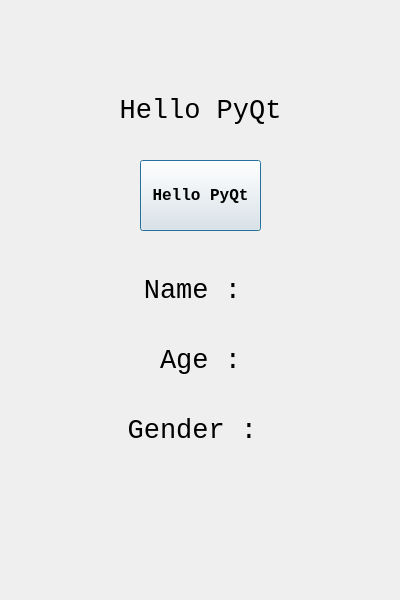
<?xml version="1.0" encoding="UTF-8"?>
<ui version="4.0">
 <class>PyQtMVC</class>
 <widget class="QDialog" name="PyQtMVC">
  <property name="geometry">
   <rect>
    <x>0</x>
    <y>0</y>
    <width>400</width>
    <height>600</height>
   </rect>
  </property>
  <property name="contextMenuPolicy">
   <enum>Qt::DefaultContextMenu</enum>
  </property>
  <property name="windowTitle">
   <string>PyQtMVC</string>
  </property>
  <widget class="QPushButton" name="btn_PyQt">
   <property name="geometry">
    <rect>
     <x>140</x>
     <y>160</y>
     <width>121</width>
     <height>71</height>
    </rect>
   </property>
   <property name="font">
    <font>
     <family>Consolas</family>
     <pointsize>12</pointsize>
     <weight>75</weight>
     <bold>true</bold>
    </font>
   </property>
   <property name="text">
    <string>Hello PyQt</string>
   </property>
  </widget>
  <widget class="QLabel" name="lbl_PyQt">
   <property name="geometry">
    <rect>
     <x>70</x>
     <y>80</y>
     <width>261</width>
     <height>61</height>
    </rect>
   </property>
   <property name="font">
    <font>
     <family>Consolas</family>
     <pointsize>20</pointsize>
    </font>
   </property>
   <property name="text">
    <string>Hello PyQt</string>
   </property>
   <property name="alignment">
    <set>Qt::AlignCenter</set>
   </property>
  </widget>
  <widget class="QLabel" name="lbl_Name">
   <property name="geometry">
    <rect>
     <x>70</x>
     <y>260</y>
     <width>261</width>
     <height>61</height>
    </rect>
   </property>
   <property name="font">
    <font>
     <family>Consolas</family>
     <pointsize>20</pointsize>
    </font>
   </property>
   <property name="text">
    <string>Name : </string>
   </property>
   <property name="alignment">
    <set>Qt::AlignCenter</set>
   </property>
  </widget>
  <widget class="QLabel" name="lbl_Age">
   <property name="geometry">
    <rect>
     <x>70</x>
     <y>330</y>
     <width>261</width>
     <height>61</height>
    </rect>
   </property>
   <property name="font">
    <font>
     <family>Consolas</family>
     <pointsize>20</pointsize>
    </font>
   </property>
   <property name="text">
    <string>Age :</string>
   </property>
   <property name="alignment">
    <set>Qt::AlignCenter</set>
   </property>
  </widget>
  <widget class="QLabel" name="lbl_Gender">
   <property name="geometry">
    <rect>
     <x>70</x>
     <y>400</y>
     <width>261</width>
     <height>61</height>
    </rect>
   </property>
   <property name="font">
    <font>
     <family>Consolas</family>
     <pointsize>20</pointsize>
    </font>
   </property>
   <property name="text">
    <string>Gender : </string>
   </property>
   <property name="alignment">
    <set>Qt::AlignCenter</set>
   </property>
  </widget>
 </widget>
 <resources/>
 <connections/>
</ui>
